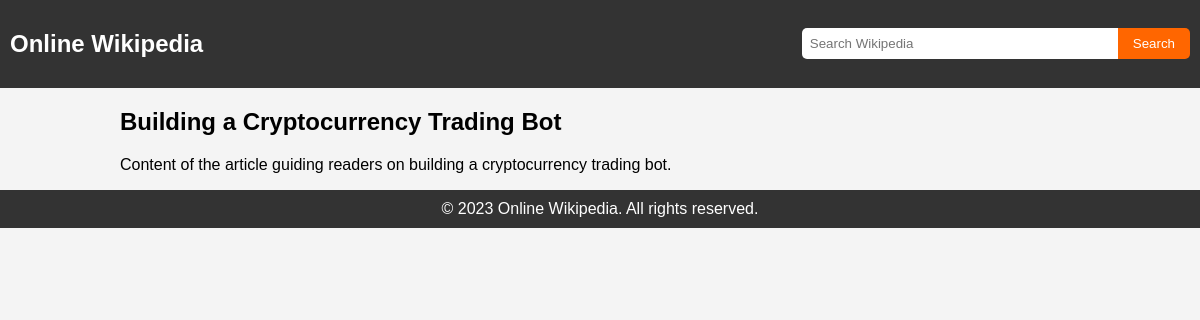
Page /article.php?id=33 on the committed database.
### tables this page shows
CREATE TABLE `articles` (
  `id` int(11) NOT NULL,
  `title` varchar(255) NOT NULL,
  `content` text NOT NULL,
  `category` varchar(255) DEFAULT NULL,
  `image` varchar(255) DEFAULT NULL,
  `pdf` varchar(255) DEFAULT NULL
);

### article.php (the view, shortened to what this page needs)
<!DOCTYPE html>
<html>
<head>
    <link rel="stylesheet" type="text/css" href="style.css">
</head>
<body>
    <header>
        <nav>
            <div class="navbar">
                <h1><a href="index.php">Online Wikipedia</a></h1>
                <form class="search-form" action="search.php" method="GET">
                    <input class="search-input" type="text" name="query" placeholder="Search Wikipedia">
                    <button class="search-button" type="submit">Search</button>
                </form>
            </div>
        </nav>
    </header>
    <div class="container">
        <main>
            <?php
            include 'database.php';
            if (isset($_GET['id'])) {
                $articleId = $_GET['id'];
                $query = "SELECT * FROM articles WHERE id = '$articleId'";
                $result = $conn->query($query);
                if ($result->num_rows > 0) {
                    $row = $result->fetch_assoc();
                    $title = $row['title'];
                    $content = $row['content'];
                    echo '<h2>' . $title . '</h2>';
                    echo '<p>' . $content . '</p>';
                } else {
                    echo '<p>Article not found.</p>';
                }
            } else {
                echo '<p>Invalid article ID.</p>';
            }
            ?>
        </main>
    </div>
    <footer>
        <p>&copy; 2023 Online Wikipedia. All rights reserved.</p>
    </footer>
</body>
</html>

### style.css (style rules this page uses)
body { font-family: Arial, sans-serif; margin: 0; padding: 0; background-color: #f4f4f4; }
header { background-color: #333; color: #fff; padding: 10px; }
.navbar { display: flex; align-items: center; justify-content: space-between; }
.navbar h1 a { color: #fff; text-decoration: none; font-size: 24px; }
.search-form { display: flex; }
.search-input { padding: 8px; border-radius: 5px 0 0 5px; border: none; width: 300px; }
.search-button, .add-article-button { padding: 8px 15px; background-color: #f60; color: #fff; border-radius: 0 5px 5px 0; border: none; cursor: pointer; transition: background-color 0.3s ease; }
.container { max-width: 960px; margin: 0 auto; display: flex; }
footer { background-color: #333; color: #fff; padding: 10px; text-align: center; }
footer p { margin: 0; }

### rows in the picture
articles: title "Building a Cryptocurrency Trading Bot", content "Content of the article guiding readers on building a cryptocurrency trading bot."
